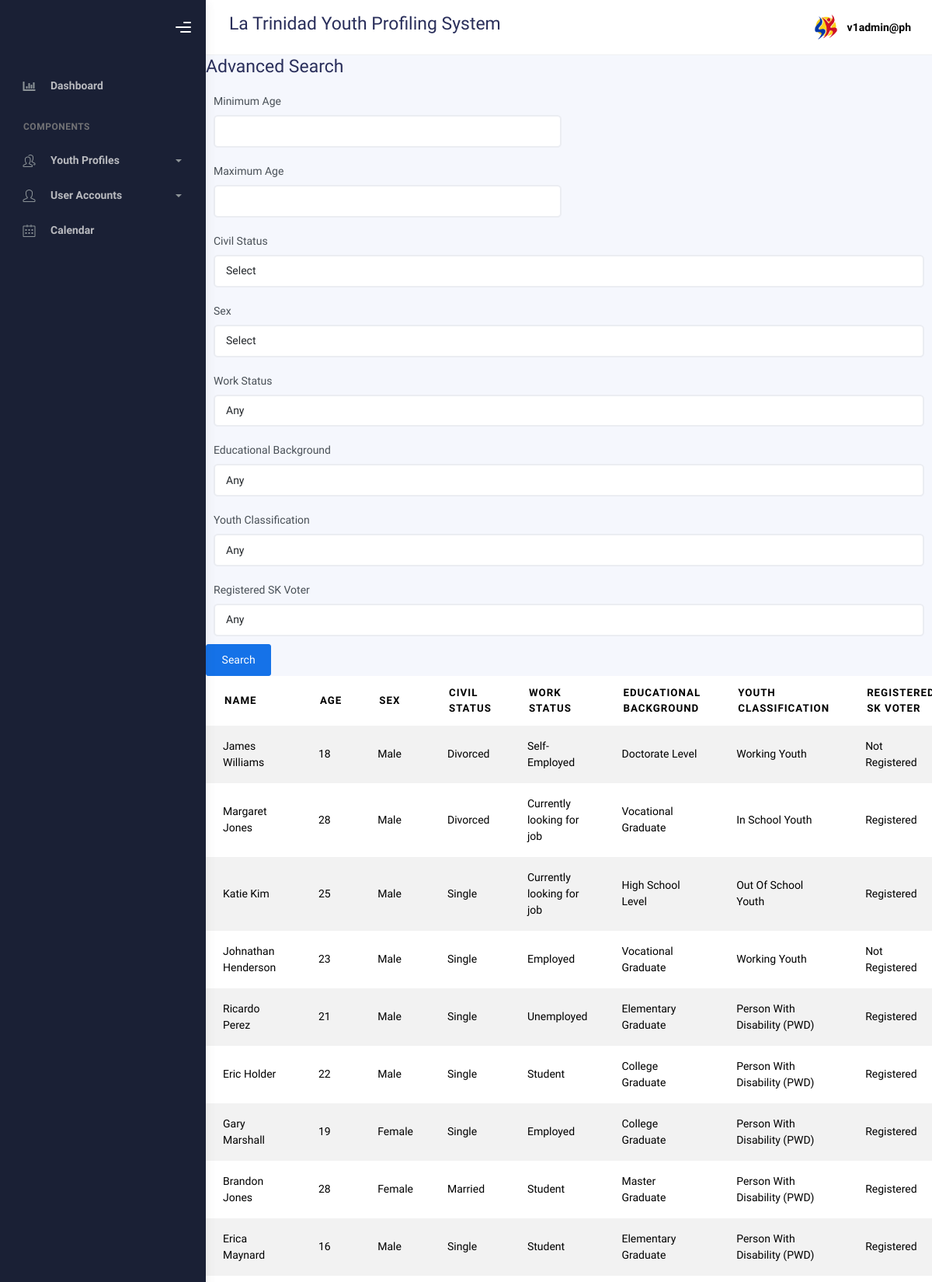
Screenshot of /admin/advance_search.php (signed in, upper part) with the database file from the repository.
### tables this page shows
CREATE TABLE `profiles` (
  `id` int(11) NOT NULL,
  `lname` varchar(100) DEFAULT NULL,
  `fname` varchar(100) DEFAULT NULL,
  `mname` varchar(100) DEFAULT NULL,
  `suffix` varchar(20) DEFAULT NULL,
  `region` varchar(100) DEFAULT NULL,
  `province` varchar(100) DEFAULT NULL,
  `municipality` varchar(100) DEFAULT NULL,
  `barangay` varchar(100) DEFAULT NULL,
  `sitio` varchar(50) DEFAULT NULL,
  `purok` varchar(100) DEFAULT NULL,
  `house_number` varchar(3) DEFAULT NULL,
  `sex` varchar(10) DEFAULT NULL,
  `age` int(11) DEFAULT NULL,
  `youth_with_needs` text DEFAULT NULL,
  `email` varchar(100) DEFAULT NULL,
  `birth_month` varchar(20) DEFAULT NULL,
  `birth_day` varchar(20) DEFAULT NULL,
  `birth_year` varchar(20) DEFAULT NULL,
  `contactnumber` varchar(20) DEFAULT NULL,
  `civil_status` varchar(20) DEFAULT NULL,
  `youth_classification` varchar(100) DEFAULT NULL,
  `age_group` varchar(50) DEFAULT NULL,
  `work_status` varchar(50) DEFAULT NULL,
  `educational_background` varchar(50) DEFAULT NULL,
  `register_sk_voter` varchar(50) DEFAULT NULL,
  `voted_last_election` varchar(3) DEFAULT NULL,
  `national_voter` varchar(50) DEFAULT NULL,
  `attended_kk` varchar(3) DEFAULT NULL,
  `times_attended_kk` int(11) DEFAULT NULL,
  `no_why` varchar(100) DEFAULT NULL,
  `date_created` varchar(50) DEFAULT NULL,
  `barangay_code` varchar(50) DEFAULT NULL
);

### admin/advance_search.php (the view, shortened to what this page needs)
<?php
if (isset($_SESSION['role'])) {
    $role = $_SESSION['role'];
} else {
    echo "Role information not found. Please contact administrator.";
    exit();
}
try {
    $pdo = new PDO("mysql:host=localhost;dbname=wis", "root", "");
    $pdo->setAttribute(PDO::ATTR_ERRMODE, PDO::ERRMODE_EXCEPTION);
} catch (PDOException $e) {
    die("Could not connect to the database: " . $e->getMessage());
}
$barangay_code = "";
$searchParams = [
    'age_min' => isset($_POST['age_min']) ? $_POST['age_min'] : (isset($_GET['age_min']) ? $_GET['age_min'] : ''),
    'age_max' => isset($_POST['age_max']) ? $_POST['age_max'] : (isset($_GET['age_max']) ? $_GET['age_max'] : ''),
    'civil_status' => isset($_POST['civil_status']) ? $_POST['civil_status'] : (isset($_GET['civil_status']) ? $_GET['civil_status'] : ''),
    'sex' => isset($_POST['sex']) ? $_POST['sex'] : (isset($_GET['sex']) ? $_GET['sex'] : ''),
    'work_status' => isset($_POST['work_status']) ? $_POST['work_status'] : (isset($_GET['work_status']) ? $_GET['work_status'] : ''),
    'educational_background' => isset($_POST['educational_background']) ? $_POST['educational_background'] : (isset($_GET['educational_background']) ? $_GET['educational_background'] : ''),
    'youth_classification' => isset($_POST['youth_classification']) ? $_POST['youth_classification'] : (isset($_GET['youth_classification']) ? $_GET['youth_classification'] : ''),
    'register_sk_voter' => isset($_POST['register_sk_voter']) ? $_POST['register_sk_voter'] : (isset($_GET['register_sk_voter']) ? $_GET['register_sk_voter'] : '')
];
?>
<!DOCTYPE html>
<html lang="en">
<head>
    <link rel="stylesheet" href="../bootstrap/assets/css/bootstrap.min.css" />
    <link rel="stylesheet" href="../bootstrap/assets/css/plugins.min.css" />
    <link rel="stylesheet" href="../bootstrap/assets/css/kaiadmin.min.css" />
  </head>
  <body>
  <div class="wrapper">
      <div class="sidebar" data-background-color="dark">
        <div class="sidebar-logo">
          <div class="logo-header" data-background-color="dark">
            <div class="nav-toggle">
              <button class="btn btn-toggle toggle-sidebar">
                <i class="gg-menu-right"></i>
              </button>
            </div>
          </div>
        </div>
        <div class="sidebar-wrapper scrollbar scrollbar-inner">
          <div class="sidebar-content">
            <ul class="nav nav-secondary">
            <li class="nav-item">
                <a
                  href="homepage.php"
                  aria-expanded="false"
                >
                  <i class="fas fa-chart-bar"></i>
                  <p>Dashboard</p>
                </a>
              </li>
              <li class="nav-section">
                <h4 class="text-section">Components</h4>
              </li>
              <li class="nav-item">
               <a data-bs-toggle="collapse" href="#tables">
                <i class="fas icon-people"></i>
                <p>Youth Profiles</p>
                <span class="caret"></span>
              </a>
            </li>
              <li class="nav-item">
            <?php
               if ($role == 'admin' || $role == 'superadmin') {
                echo '
                <a data-bs-toggle="collapse" href="#forms">
                  <i class="fas icon-user"></i>
                  <p>User Accounts</p>
                  <span class="caret"></span>
                </a>
                <div class="collapse" id="forms">
                  <ul class="nav nav-collapse">
                    <li>
                      <a href="accounts.php">
                        <span class="sub-item">View Accounts</span>
                      </a>
                    </li>
                    <li>
                      <a href="createacc.php">
                        <span class="sub-item">Create Account</span>
                      </a>
                    </li>
                  </ul>
                </div>
              </li>';
               }
               ?>
            <li class="nav-item">
                <a href="calendar.php">
                  <i class="fas icon-calendar"></i>
                  <p>Calendar</p>
                </a>
              </li>
            </ul>
          </div>
        </div>
      </div>
      <div class="main-panel">
        <div class="main-header">
          <nav
            class="navbar navbar-header navbar-header-transparent navbar-expand-lg border-bottom"
          >
            <div class="container-fluid">
              <h3><?php echo $barangay_code; ?> La Trinidad Youth Profiling System</h3>
              <ul class="navbar-nav topbar-nav ms-md-auto align-items-center">
                <li class="nav-item topbar-user dropdown hidden-caret">
                  <a
                    class="dropdown-toggle profile-pic"
                    data-bs-toggle="dropdown"
                    aria-expanded="false">
                    <div class="avatar-sm">
                  <img src="../bootstrap/assets/img/profile.jpg" alt="..." class="avatar-img rounded-circle" />
                </div>
                <span class="profile-username">
                  <span class="fw-bold"><?php echo $_SESSION['email']; ?></span>
                </span>
              </a>
                </li>
              </ul>
            </div>
          </nav>
        </div>
        <div class="container">
          <div class="content">
                <h3>Advanced Search</h3>
                <form method="POST" action="advance_search.php">
                    <div class="form-row">
                        <div class="form-group col-md-6">
                            <label for="age_min">Minimum Age</label>
                            <input type="number" class="form-control" id="age_min" name="age_min" value="<?php echo htmlspecialchars($searchParams['age_min']); ?>" min="15" max="30">
                        </div>
                        <div class="form-group col-md-6">
                            <label for="age_max">Maximum Age</label>
                            <input type="number" class="form-control" id="age_max" name="age_max" value="<?php echo htmlspecialchars($searchParams['age_max']); ?>" min="15" max="30">
                        </div>
                    </div>
                    <div class="form-group">
                        <label for="civil_status">Civil Status</label>
                        <select class="form-control" id="civil_status" name="civil_status">
                            <option value="">Select</option>
                        </select>
                    </div>
                    <div class="form-group">
                        <label for="sex">Sex</label>
                        <select class="form-control" id="sex" name="sex">
                            <option value="">Select</option>
                        </select>
                    </div>
                    <div class="form-group">
                        <label for="work_status">Work Status</label>
                        <select class="form-control" id="work_status" name="work_status">
                            <option value="">Any</option>
                        </select>
                    </div>
                    <div class="form-group">
                        <label for="educational_background">Educational Background</label>
                        <select class="form-control" id="educational_background" name="educational_background">
                            <option value="">Any</option>
                        </select>
                    </div>
                    <div class="form-group">
                        <label for="youth_classification">Youth Classification</label>
                        <select class="form-control" id="youth_classification" name="youth_classification">
                            <option value="">Any</option>
                        </select>
                    </div>
                    <div class="form-group">
                        <label for="register_sk_voter">Registered SK Voter</label>
                        <select class="form-control" id="register_sk_voter" name="register_sk_voter">
                            <option value="">Any</option>
                        </select>
                    </div>
                    <button type="submit" class="btn btn-primary">Search</button>
                </form>
                <?php
                $query = "SELECT * FROM profiles WHERE 1=1";
                $params = [];
                $stmt = $pdo->prepare($query);
                $stmt->execute($params);
                $results = $stmt->fetchAll(PDO::FETCH_ASSOC);
                ?>
                <div class="table-responsive">
                    <table class="table table-striped">
                        <thead>
                            <tr>
                                <th>Name</th>
                                <th>Age</th>
                                <th>Sex</th>
                                <th>Civil Status</th>
                                <th>Work Status</th>
                                <th>Educational Background</th>
                                <th>Youth Classification</th>
                                <th>Registered SK Voter</th>
                            </tr>
                        </thead>
                        <tbody>
                            <?php foreach ($results as $row) { ?>
                                <tr>
                                    <td><?php echo htmlspecialchars($row['fname'] . " " . $row['lname']); ?></td>
                                    <td><?php echo htmlspecialchars($row['age']); ?></td>
                                    <td><?php echo htmlspecialchars($row['sex']); ?></td>
                                    <td><?php echo htmlspecialchars($row['civil_status']); ?></td>
                                    <td><?php echo htmlspecialchars($row['work_status']); ?></td>
                                    <td><?php echo htmlspecialchars($row['educational_background']); ?></td>
                                    <td><?php echo htmlspecialchars($row['youth_classification']); ?></td>
                                    <td><?php echo htmlspecialchars($row['register_sk_voter']); ?></td>
                                </tr>
                            <?php } ?>
                        </tbody>
                    </table>
                </div>
            </div>
        </div>
    </div>
                    </div>
    </body>
</html>

### rows the page displays
profiles: fname+lname "James Williams", age "18", sex "Male", civil_status "Divorced", work_status "Self-Employed", educational_background "Doctorate Level", youth_classification "Working Youth", register_sk_voter "Not Registered"
profiles: fname+lname "Margaret Jones", age "28", sex "Male", civil_status "Divorced", work_status "Currently looking for job", educational_background "Vocational Graduate", youth_classification "In School Youth", register_sk_voter "Registered"
profiles: fname+lname "Katie Kim", age "25", sex "Male", civil_status "Single", work_status "Currently looking for job", educational_background "High School Level", youth_classification "Out Of School Youth", register_sk_voter "Registered"
profiles: fname+lname "Johnathan Henderson", age "23", sex "Male", civil_status "Single", work_status "Employed", educational_background "Vocational Graduate", youth_classification "Working Youth", register_sk_voter "Not Registered"
profiles: fname+lname "Ricardo Perez", age "21", sex "Male", civil_status "Single", work_status "Unemployed", educational_background "Elementary Graduate", youth_classification "Person With Disability (PWD)", register_sk_voter "Registered"
profiles: fname+lname "Eric Holder", age "22", sex "Male", civil_status "Single", work_status "Student", educational_background "College Graduate", youth_classification "Person With Disability (PWD)", register_sk_voter "Registered"
profiles: fname+lname "Gary Marshall", age "19", sex "Female", civil_status "Single", work_status "Employed", educational_background "College Graduate", youth_classification "Person With Disability (PWD)", register_sk_voter "Registered"
profiles: fname+lname "Brandon Jones", age "28", sex "Female", civil_status "Married", work_status "Student", educational_background "Master Graduate", youth_classification "Person With Disability (PWD)", register_sk_voter "Registered"
profiles: fname+lname "Erica Maynard", age "16", sex "Male", civil_status "Single", work_status "Student", educational_background "Elementary Graduate", youth_classification "Person With Disability (PWD)", register_sk_voter "Registered"

### other values shown
$_SESSION['email'] "v1admin@ph"
